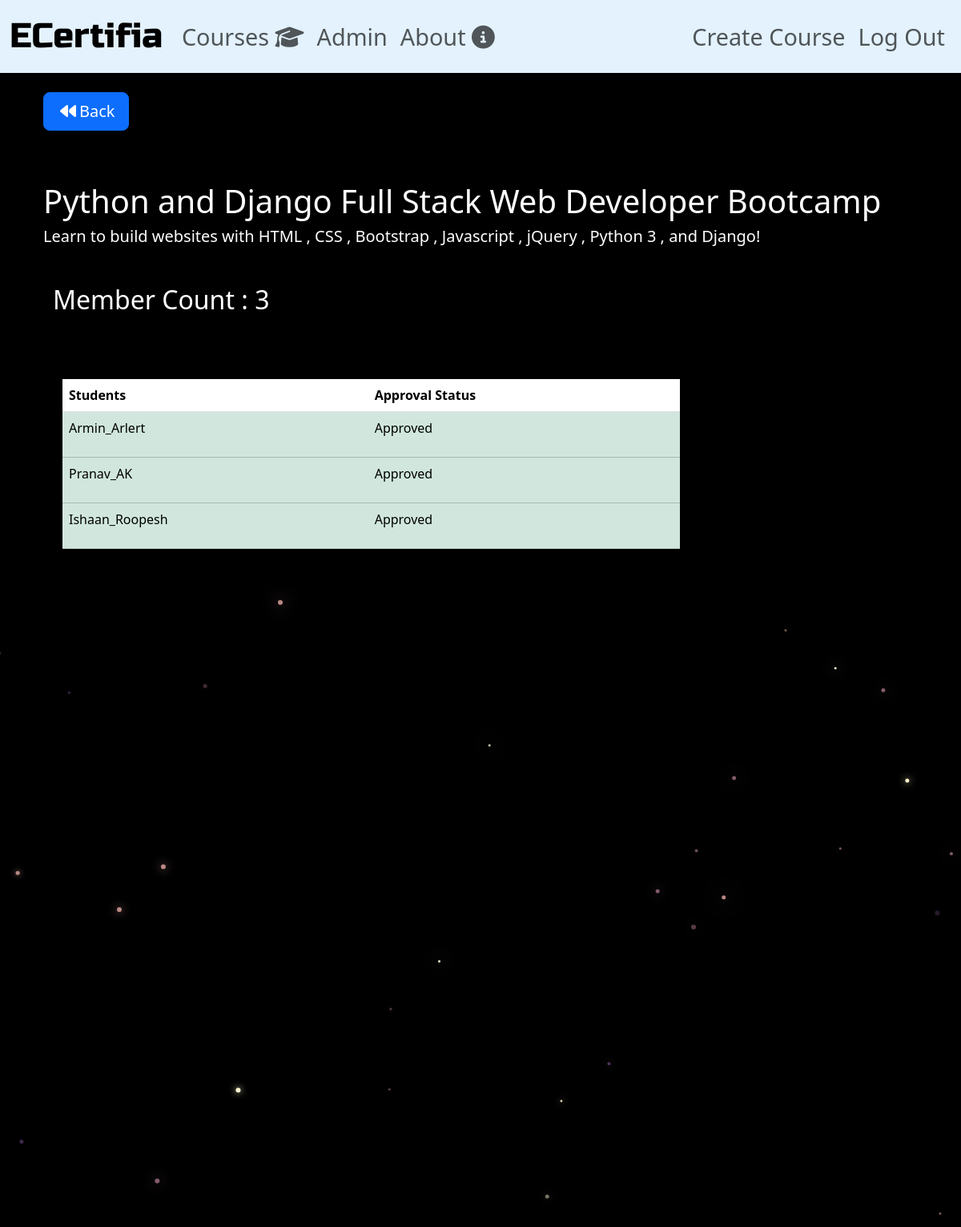
Page /courses/python-and-django-full-stack-web-developer-bootcamp/ (signed in) on the committed database.
### courses/models.py (models this page shows, shortened)
class Course(models.Model):
    name = models.CharField(max_length=255, unique=True)
    course_instructor = models.CharField(max_length=255, blank=False, default='')
    issuing_organization = models.CharField(max_length=256, default='')
    slug = models.SlugField(allow_unicode=True, unique=True)
    description = models.TextField(blank=True, default='')
    description_html = models.TextField(editable=False, default='', blank=True)
    members = models.ManyToManyField(User, through='CourseMembers')
    course_length_hours = models.PositiveIntegerField(default=0)
    class Meta:
        ordering = ['name']

class CourseMembers(models.Model):
    course = models.ForeignKey(Course, related_name='memberships', on_delete=models.CASCADE)
    user = models.ForeignKey(User, related_name='user_courses', on_delete=models.CASCADE)
    class Meta:
        unique_together = ('course', 'user')

### courses/views.py (the view)
# urls.py: path('<slug>/', views.SingleGroup.as_view(), name='single'),
class SingleGroup(generic.DetailView):
    model = Course
    def get_context_data(self, **kwargs):
        context = super().get_context_data(**kwargs)
        course = context['object']
        students = CourseMembers.objects.filter(course=course) #obtains students in the particular course
        join_requests = {student.user_id: student.user.coursejoinrequest_set.filter(course=course).first() for student in students}
        context['students_with_requests'] = [(student, join_requests.get(student.user_id)) for student in students] #creates a list of students for the course for the context dictionary key with the student and approval details in a tuple as the key.
        return context

### courses/templates/courses/course_detail.html (shortened to what this page needs)
{% extends 'courses/course_base.html' %}
{% block precourse %}
<p>
    <a href="{% url 'courses:all'%}" class="btn btn-primary btn-lg mb-5">
        <span class="fa-solid fa-backward p-1"></span>Back
    </a>
</p>
<h1>{{ course.name }}</h1>
<h5>
    <div class="jumbotron">
        {{ course.description_html|safe }}
    </div>
</h5>
<h2 class="p-4 pb-5">Member Count : {{ course.members.count }}</h2>
<div class="content">
    <div class="col-md-9 p-4">
    {% if user.is_superuser %}
        {% if course.members.all %}
        <table class="table table-hover" align="center">
            <thead>
                <th>Students</th>
                <th>Approval Status</th>
            </thead>
            {% for student, join_request in students_with_requests %}
                <tr {% if join_request.is_approved %}class="table-success"{% endif %}>
                    <td>{{ student.user.username }}</td>
                    <td>
                        {% if not join_request.is_approved %}
                            <form id="approvalForm_{{ student.user.username }}" method="post" action="{% url 'courses:change_approval_status' course.slug student.user.username %}">
                                {% csrf_token %}
                                <button type="button" class="btn btn-success" onclick="toggleApproval('{{ student.user.username }}')">Approve</button>
                            </form>
                            <script>
                                function toggleApproval(username) {
                                    const form = document.getElementById('approvalForm_' + username);
                                    form.submit();
                                }
                            </script>
                        {% else %}
                            <p>Approved</p>
                        {% endif %}
                    </td>
                </tr>
            {% endfor %}
        </table>
        {% else %}
        <h2>No Students in this group yet!</h2>
        {% endif %}
    </div>
    {% endif %}
</div>
{% endblock %}

### static/ecertificate/css/mastermain.css (style rules this page uses)
html, body { background: black; margin: 0; }

### static/ecertificate/css/ecertificate/master.css (style rules this page uses)
body { background-color: black; color:white; }

### rows in the picture
Course: name "Python and Django Full Stack Web Developer Bootcamp", description_html "Learn to build websites with HTML , CSS , Bootstrap , Javascript , jQuery , Python 3 , and Django!", members.count "3"
CourseMembers: user.username "Armin_Arlert"
CourseMembers: user.username "Pranav_AK"
CourseMembers: user.username "Ishaan_Roopesh"
